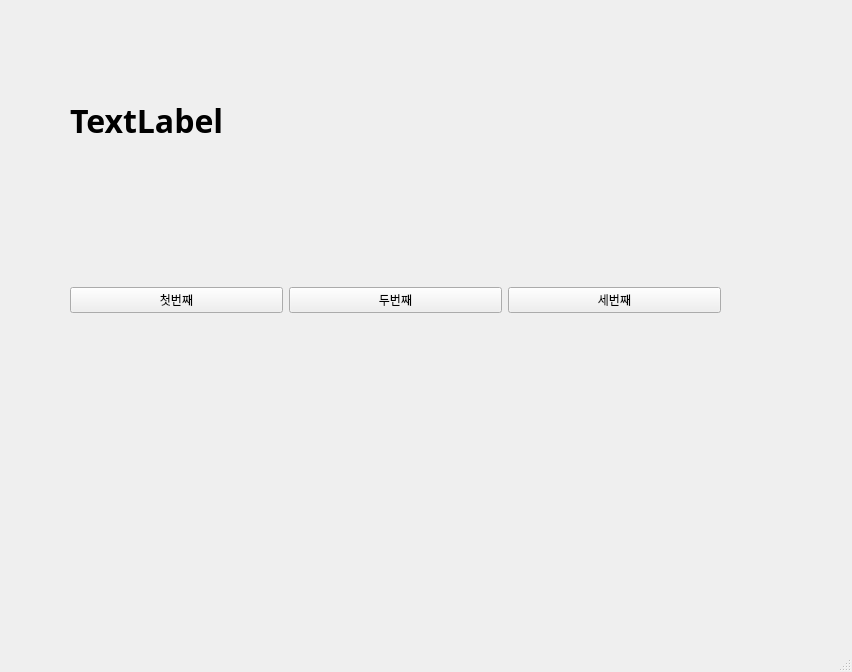
<?xml version="1.0" encoding="UTF-8"?>
<ui version="4.0">
 <class>MainWindow</class>
 <widget class="QMainWindow" name="MainWindow">
  <property name="geometry">
   <rect>
    <x>0</x>
    <y>0</y>
    <width>852</width>
    <height>672</height>
   </rect>
  </property>
  <property name="windowTitle">
   <string>MainWindow</string>
  </property>
  <widget class="QWidget" name="centralwidget">
   <widget class="QWidget" name="horizontalLayoutWidget">
    <property name="geometry">
     <rect>
      <x>70</x>
      <y>210</y>
      <width>651</width>
      <height>181</height>
     </rect>
    </property>
    <layout class="QHBoxLayout" name="horizontalLayout">
     <item>
      <widget class="QPushButton" name="pushButton">
       <property name="text">
        <string>첫번째</string>
       </property>
      </widget>
     </item>
     <item>
      <widget class="QPushButton" name="pushButton_3">
       <property name="text">
        <string>두번째</string>
       </property>
      </widget>
     </item>
     <item>
      <widget class="QPushButton" name="pushButton_2">
       <property name="text">
        <string>세번째</string>
       </property>
      </widget>
     </item>
    </layout>
   </widget>
   <widget class="QLabel" name="label">
    <property name="geometry">
     <rect>
      <x>70</x>
      <y>85</y>
      <width>651</width>
      <height>71</height>
     </rect>
    </property>
    <property name="font">
     <font>
      <family>맑은 고딕</family>
      <pointsize>24</pointsize>
      <weight>75</weight>
      <bold>true</bold>
     </font>
    </property>
    <property name="text">
     <string>TextLabel</string>
    </property>
   </widget>
  </widget>
  <widget class="QMenuBar" name="menubar">
   <property name="geometry">
    <rect>
     <x>0</x>
     <y>0</y>
     <width>852</width>
     <height>21</height>
    </rect>
   </property>
  </widget>
  <widget class="QStatusBar" name="statusbar"/>
 </widget>
 <resources/>
 <connections>
  <connection>
   <sender>pushButton</sender>
   <signal>clicked()</signal>
   <receiver>MainWindow</receiver>
   <slot>firstClick()</slot>
   <hints>
    <hint type="sourcelabel">
     <x>185</x>
     <y>321</y>
    </hint>
    <hint type="destinationlabel">
     <x>237</x>
     <y>430</y>
    </hint>
   </hints>
  </connection>
  <connection>
   <sender>pushButton_3</sender>
   <signal>clicked()</signal>
   <receiver>MainWindow</receiver>
   <slot>secondClick()</slot>
   <hints>
    <hint type="sourcelabel">
     <x>392</x>
     <y>322</y>
    </hint>
    <hint type="destinationlabel">
     <x>477</x>
     <y>434</y>
    </hint>
   </hints>
  </connection>
  <connection>
   <sender>pushButton_2</sender>
   <signal>clicked()</signal>
   <receiver>MainWindow</receiver>
   <slot>thirdClick()</slot>
   <hints>
    <hint type="sourcelabel">
     <x>618</x>
     <y>332</y>
    </hint>
    <hint type="destinationlabel">
     <x>718</x>
     <y>435</y>
    </hint>
   </hints>
  </connection>
 </connections>
 <slots>
  <slot>firstClick()</slot>
  <slot>secondClick()</slot>
  <slot>thirdClick()</slot>
 </slots>
</ui>
